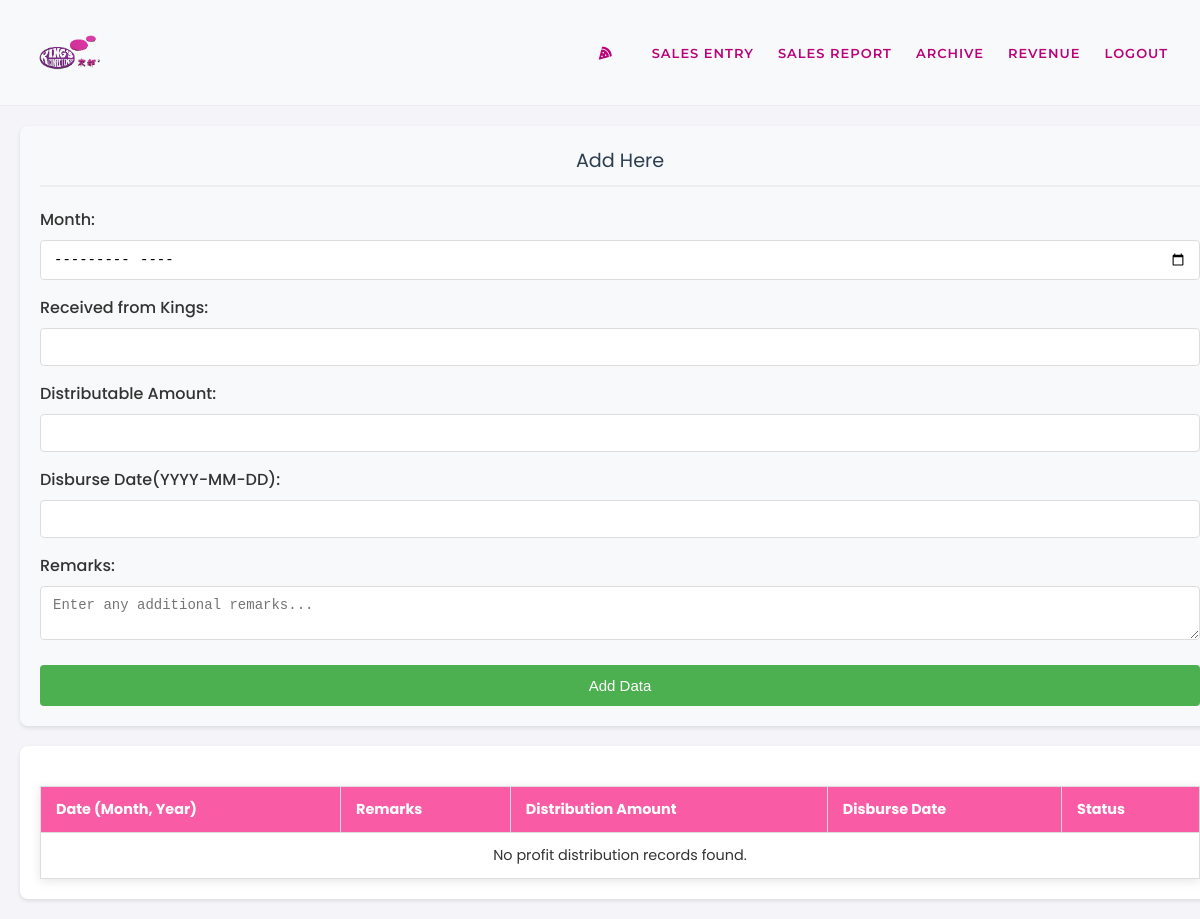
Before: /kingsapp/psd/ (signed in) with the older database file.
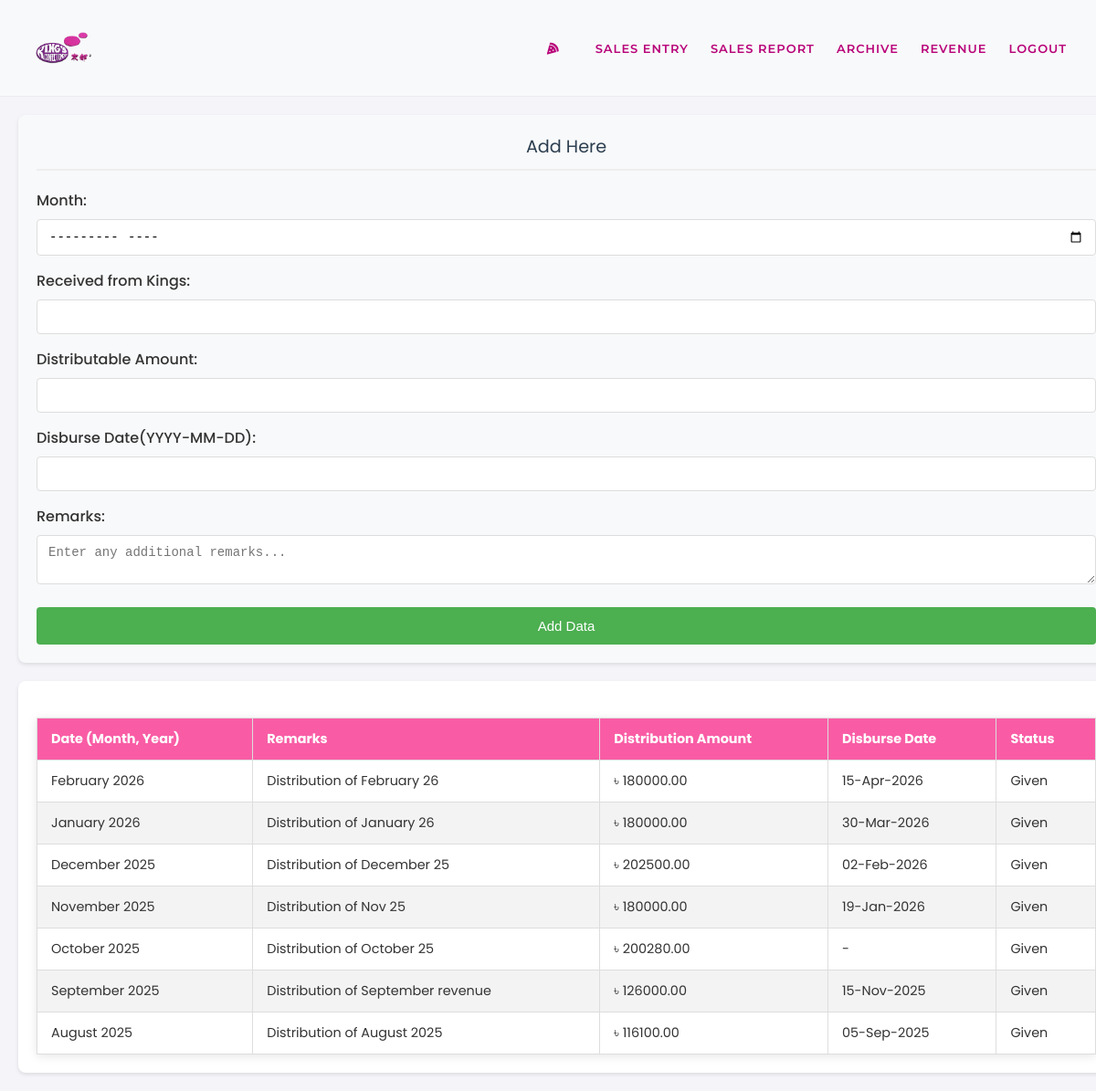
After: the same page with the newer database file.
### kingsapp/models.py (models this page shows, shortened)
class kingsProfit(models.Model):
    month = models.DateField(unique=True)
    remarks = models.CharField(max_length=200, blank=True, null=True)
    totalProfitAmount   = models.DecimalField(max_digits=10, decimal_places=2, blank=True,null=True)
    distributionAmount = models.DecimalField(max_digits=10, decimal_places=2)
    disburseDate = models.DateField(blank=True, null=True)
    STATUS_CHOICES = [
        ('Given', 'Given'),
        ('Not Given', 'Not Given'),
    ]
    status = models.CharField(
        max_length=20,
        choices=STATUS_CHOICES,
        default='Given',
        null=True,
        blank=True
    )
    created_at = models.DateTimeField(auto_now_add=True)
    class Meta:
        verbose_name = 'Kings Profit'
        verbose_name_plural = 'Kings Profit'

### kingsapp/views.py (the view)
# urls.py: path('psd/', views.profitDistribution, name='psd'),
@login_required(login_url='login')
def profitDistribution(request):
    kings_profit_data = kingsProfit.objects.order_by('-month')
    if request.method == 'POST':
        form = KingsProfitDataForm(request.POST)
        if form.is_valid():
            try:
                print(f'form data: {form.cleaned_data}')
                month = form.cleaned_data['month']
                print(f'show the month{month}')
                if kingsProfit.objects.filter(month__year=month.year, month__month=month.month).exists():
                    messages.error(request, f'An entry for {month.strftime("%B %Y")} already exists.')
                else:
                    form.save()
                    messages.success(request, 'Profit data added successfully!')
                    return redirect('psd')
            except Exception as e:
                messages.error(request, f'Error saving data: {str(e)}')
        else:
            for field, errors in form.errors.items():
                for error in errors:
                    messages.error(request, f'{field}: {error}')
    else:
        form = KingsProfitDataForm()
    context = {
        'kingsProfitDataList': kings_profit_data,
        'form': form,
    }
    return render(request, 'kings/profit_distribution.html', context)

### kingsapp/forms.py (shortened to what this page needs)
class KingsProfitDataForm(forms.ModelForm):
    month = forms.DateField(
        input_formats=['%Y-%m'],
        widget=forms.DateInput(attrs={
            'type': 'month',
            'class': 'form-control'
        })
    )
    def __init__(self, *args, **kwargs):
        super().__init__(*args, **kwargs)
        for field_name, field in self.fields.items():
            field.widget.attrs.setdefault('class', 'form-control')
        self.fields['disburseDate'].widget.attrs.update({'type': 'date'})
        self.fields['remarks'].widget = forms.Textarea(attrs={
            'rows': 2,
            'class': 'form-control',
            'placeholder': 'Enter any additional remarks...'
        })
        if not self.instance.pk:
            self.initial['status'] = 'Given'
    class Meta:
        model = kingsProfit
        fields = [
            'month',
            'totalProfitAmount',
            'distributionAmount',
            'disburseDate',
            'status',
            'remarks',
        ]
        labels = {
            'totalProfitAmount': 'Total Profit Amount',
            'distributionAmount': 'Distribution Amount',
            'disburseDate': 'Disburse Date',
        }

### templates/kings/profit_distribution.html (shortened to what this page needs)
{% load static %}
<!DOCTYPE html>
<html lang="en">
<head>
    <link rel="stylesheet" href="{% static 'css/kingshowdata.css' %}">
    <link rel="stylesheet" href="{% static 'css/profit_distribution.css' %}">
</head>
<body>
    {% include 'kings/kingsnavbar.html' %}
<div class="container">
    <div class="form-container">
        <h2>Add Here</h2>
        <form method="post" action="{% url 'psd' %}">
            <div class="form-group">
                <label for="{{ form.month.id_for_label }}">Month:</label>
                {{ form.month }}
            </div>
            <div class="form-group">
                <label for="{{ form.totalProfitAmount.id_for_label }}">Received from Kings:</label>
                {{ form.totalProfitAmount }}
            </div>
            <div class="form-group">
                <label for="{{ form.distributionAmount.id_for_label }}">Distributable Amount:</label>
                {{ form.distributionAmount }}
            </div>
            <div class="form-group">
                <label for="{{ form.disburseDate.id_for_label }}">Disburse Date(YYYY-MM-DD):</label>
                {{ form.disburseDate }}
            </div>
            <div class="form-group">
                <label for="{{ form.remarks.id_for_label }}">Remarks:</label>
                {{ form.remarks }}
            </div>
            <button type="submit">
                Add Data
            </button>
        </form>
    </div>
    <div class="history-container">
        <table>
            <thead>
                <tr>
                    <th>Date (Month, Year)</th>
                    <th>Remarks</th>
                    <th>Distribution Amount</th>
                    <th>Disburse Date</th>
                    <th>Status</th>
                </tr>
            </thead>
            <tbody>
                {% for kingsProfitData in kingsProfitDataList %}
                    <tr>
                        <td>{{ kingsProfitData.month|date:"F Y" }}</td>
                        <td>{{ kingsProfitData.remarks|default:"-" }}</td>
                        <td>৳ {{ kingsProfitData.distributionAmount|floatformat:2 }}</td>
                        <td>{{ kingsProfitData.disburseDate|date:"d-M-Y"|default:"-" }}</td>
                        <td><span class="status-{{ kingsProfitData.status|lower }}">{{ kingsProfitData.status }}</span></td>
                    </tr>
                {% empty %}
                    <tr>
                        <td colspan="5" style="text-align: center;">No profit distribution records found.</td>
                    </tr>
                {% endfor %}
            </tbody>
        </table>
    </div>
</div>
</body>
</html>

Changed rows visible on the page:
added kingsProfit: month "February 2026", remarks "Distribution of February 26", distributionAmount "180000.00", disburseDate "15-Apr-2026", status "Given"
added kingsProfit: month "January 2026", remarks "Distribution of January 26", distributionAmount "180000.00", disburseDate "30-Mar-2026", status "Given"
added kingsProfit: month "December 2025", remarks "Distribution of December 25", distributionAmount "202500.00", disburseDate "02-Feb-2026", status "Given"
added kingsProfit: month "November 2025", remarks "Distribution of Nov 25", distributionAmount "180000.00", disburseDate "19-Jan-2026", status "Given"
added kingsProfit: month "October 2025", remarks "Distribution of October 25", distributionAmount "200280.00", disburseDate "-", status "Given"
added kingsProfit: month "September 2025", remarks "Distribution of September revenue", distributionAmount "126000.00", disburseDate "15-Nov-2025", status "Given"
added kingsProfit: month "August 2025", remarks "Distribution of August 2025", distributionAmount "116100.00", disburseDate "05-Sep-2025", status "Given"
Other visible differences:
text no longer shown: "No profit distribution records found."
